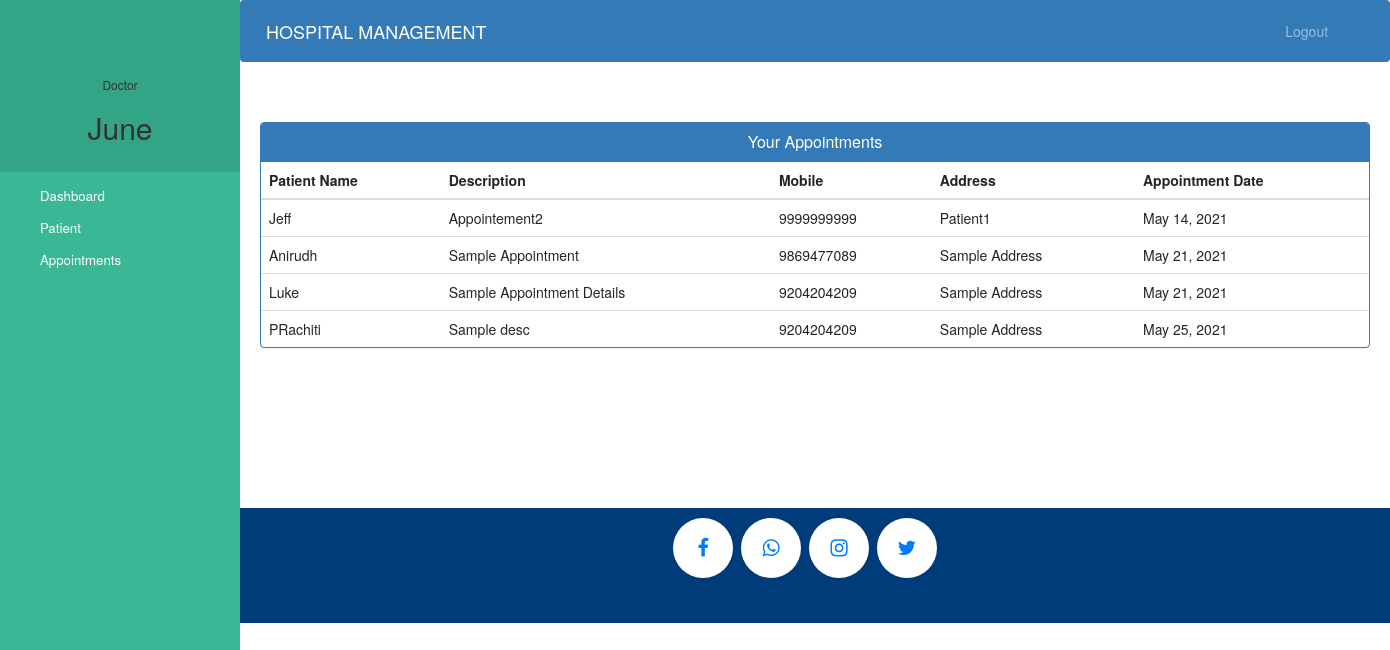
The page /doctor-view-appointment (signed in) on the database its author committed.
### hospital/models.py (models this page shows, shortened)
class Appointment(models.Model):
    patientId=models.PositiveIntegerField(null=True)
    doctorId=models.PositiveIntegerField(null=True)
    patientName=models.CharField(max_length=40,null=True)
    doctorName=models.CharField(max_length=40,null=True)
    appointmentDate=models.DateField(auto_now=True)
    description=models.TextField(max_length=500)
    status=models.BooleanField(default=False)

class Patient(models.Model):
    user=models.OneToOneField(User,on_delete=models.CASCADE)
    address = models.CharField(max_length=40)
    mobile = models.CharField(max_length=20,null=False)
    symptoms = models.CharField(max_length=100,null=False)
    assignedDoctorId = models.PositiveIntegerField(null=True)
    admitDate=models.DateField(auto_now=True)
    status=models.BooleanField(default=False)

### hospital/views.py (the view)
# urls.py: path('doctor-view-appointment', views.doctor_view_appointment_view,name='doctor-view-appointment'),
@login_required(login_url='doctorlogin')
@user_passes_test(is_doctor)
def doctor_view_appointment_view(request):
    doctor=models.Doctor.objects.get(user_id=request.user.id)
    appointments=models.Appointment.objects.all().filter(status=True,doctorId=request.user.id)
    patientid=[]
    for a in appointments:
        patientid.append(a.patientId)
    patients=models.Patient.objects.all().filter(status=True,user_id__in=patientid)
    appointments=zip(appointments,patients)
    return render(request,'hospital/doctor_view_appointment.html',{'appointments':appointments,'doctor':doctor})

### hospital/views.py (called while the page is built)
def is_doctor(user):
    return user.groups.filter(name='DOCTOR').exists()

### templates/hospital/doctor_view_appointment.html (shortened to what this page needs)
{% extends 'hospital/doctor_base.html' %} {% block content %} {%load static%}
<head>
    <link href="//netdna.bootstrapcdn.com/bootstrap/3.0.0/css/bootstrap.min.css" rel="stylesheet" id="bootstrap-css">
</head>
<div class="container">
    <div class="panel panel-primary">
        <div class="panel-heading">
            <h6 class="panel-title">Your Appointments</h6>
        </div>
        <table class="table table-hover" id="dev-table">
            <thead>
                <tr>
                    <th>Patient Name</th>
                    <th>Description</th>
                    <th>Mobile</th>
                    <th>Address</th>
                    <th>Appointment Date</th>
                </tr>
            </thead>
            {% for a,p in appointments %}
            <tr>
                <td>{{a.patientName}}</td>
                <td>{{a.description}}</td>
                <td>{{p.mobile}}</td>
                <td>{{p.address}}</td>
                <td>{{a.appointmentDate}}</td>
            </tr>
            {% endfor %}
        </table>
    </div>
</div>
{% endblock content %}

### templates/hospital/doctor_base.html (shortened to what this page needs)
<!DOCTYPE html> {% load static %}
<html lang="en">
<head>
    <link rel="stylesheet" href="https://stackpath.bootstrapcdn.com/bootstrap/4.3.1/css/bootstrap.min.css">
    <link rel="stylesheet" href="https://maxcdn.bootstrapcdn.com/font-awesome/4.7.0/css/font-awesome.min.css">
</head>
<body>
    <nav class="menu" tabindex="0">
        <header class="avatar">
            <br><br>
            <h6>Doctor</h6>
            <h2>{{request.user.first_name}}</h2>
        </header>
        <ul>
            <li tabindex="0" class="icon-dashboard"> <a style="color:white; text-decoration:none;" href="/doctor-dashboard"><span>Dashboard</span></a> </li>
            <li tabindex="0" class="icon-users"> <a style="color:white; text-decoration:none;" href="/doctor-patient"><span>Patient</span></a></li>
            <li tabindex="0" class="icon-calendar"> <a style="color:white; text-decoration:none;" href="/doctor-appointment"><span>Appointments</span></a></li>
        </ul>
    </nav>
    <main>
        <div class="bs-example">
            <nav class="navbar navbar-expand-md  navbar-dark fixed-top" style="background:#337AB7;">
                <a href="/doctor-dashboard" class="navbar-brand">HOSPITAL MANAGEMENT</a>
                <div class="collapse navbar-collapse justify-content-between" id="navbarCollapse">
                    <div class="navbar-nav" style=" margin-left: 90%;">
                        <a href="/logout" class="nav-item nav-link">Logout</a>
                    </div>
                </div>
            </nav>
        </div>
        <br><br> {% block content %} {% endblock content %}
        <br><br><br><br><br><br><br>
        <footer>
            <p>
                <a id="ftr" href="" class="fa fa-facebook"></a>
                <a id="ftr" href="" class="fa fa-whatsapp"></a>
                <a id="ftr" href="" class="fa fa-instagram"></a>
                <a id="ftr" href="" class="fa fa-twitter"></a>
            </p>
            <br>
        </footer>
    </main>
</body>
</html>

### templates/hospital/doctor_base.html (style rules this page uses)
a:link { text-decoration: none; }
a { color: white; }
footer { padding: 0px 20px 10px 0px; background-color: #003B7A; margin: 0px; }
.fa { padding: 20px; font-size: 20px; width: 60px; text-align: center; text-decoration: none; margin: 5px 2px; border-radius: 50%; }
.fa-facebook { background: #ffffff; color: #007BFF; margin-top: 10px; }
.fa-whatsapp { background: #ffffff; color: #007BFF; }
.fa-twitter { background: #ffffff; color: #007BFF; }
.fa-instagram { background: #ffffff; color: #007BFF; }
p { text-align: center; }
body { padding-left: 240px; }
main { position: relative; height: 100vh; }
.menu { background: #3AB795; height: 100vh; width: 240px; position: fixed; top: 0px; left: 0; z-index: 5; outline: none; }
.menu .avatar { background: rgba(0, 0, 0, 0.1); padding: 2em 0.5em; text-align: center; }
.menu .avatar h2 { font-weight: normal; margin-bottom: 0; }
.menu ul { list-style: none; padding: 0.5em 0; margin: 0; }
.menu ul li { padding: 0.5em 1em 0.5em 3em; font-size: 0.95em; font-weight: regular; background-repeat: no-repeat; background-position: left 15px center; background-size: auto 20px; transition: all 0.15s linear; cursor: pointer; }
.menu ul li.icon-dashboard { background-image: url("http://www.entypo.com/images//gauge.svg"); }
.menu ul li.icon-users { background-image: url("http://www.entypo.com/images//users.svg"); }
.menu ul li.icon-calendar { background-image: url("http://www.entypo.com/images//calendar.svg"); }

### templates/hospital/doctor_view_appointment.html (style rules this page uses)
a:link { text-decoration: none; }
h6 { text-align: center; }

### rows shown on the page
Appointment: patientName "Jeff", description "Appointement2", mobile "9999999999", address "Patient1", appointmentDate "May 14, 2021"
Appointment: patientName "Anirudh", description "Sample Appointment", mobile "9869477089", address "Sample Address", appointmentDate "May 21, 2021"
Appointment: patientName "Luke", description "Sample Appointment Details", mobile "9204204209", address "Sample Address", appointmentDate "May 21, 2021"
Appointment: patientName "PRachiti", description "Sample desc", mobile "9204204209", address "Sample Address", appointmentDate "May 25, 2021"

### other values the page prints
{{ request.user.first_name }} "June"
